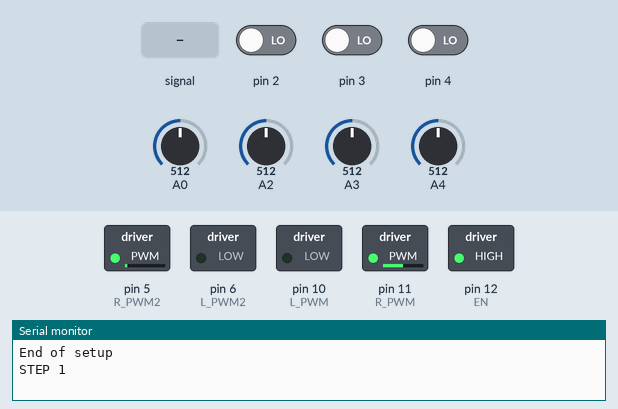
Simulated run of this sketch. Board: Arduino Uno, built with avr-gcc and run on an emulated ATmega328P. Parts: switched loads named in the sketch (green lamp = pin HIGH), the last lines printed to the serial monitor. Dashed ring = blinking. The inputs (shaded band) are chosen by the test bench; at power-on: pin 2 LOW, A4 = 512, A3 = 512, pin 3 LOW, pin 4 LOW, A0 = 512, A2 = 512.

Above: at 2.2 s.
2.3 s: A3 fed a 200 Hz sine of ±460 counts around its level
At 4.5 s:
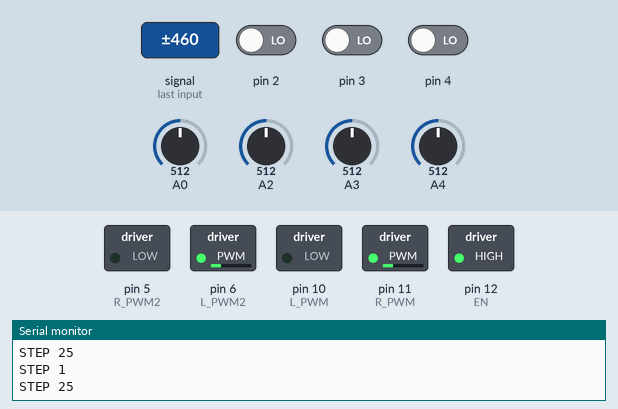
5.3 s: pin 2 driven HIGH
8.3 s: A4 set to 593
11.3 s: A4 set to 629
At 12.5 s:
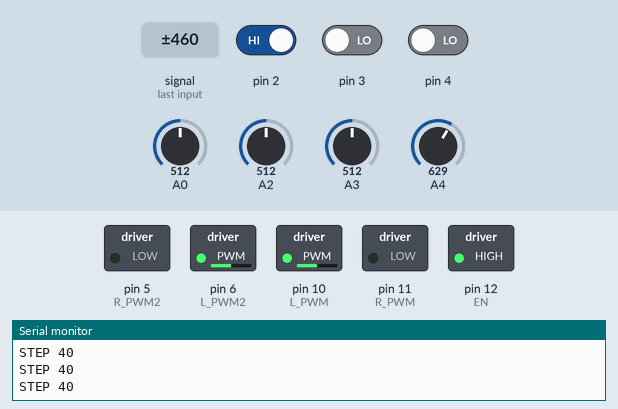
12.9 s: A3 set to 595
At 13.7 s:
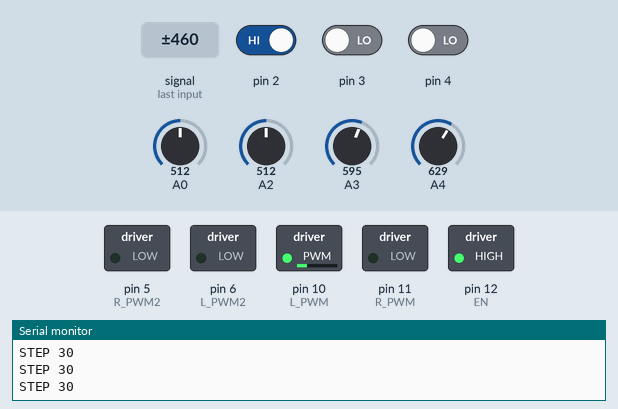
14.4 s: A3 set to 625
At 15.8 s:
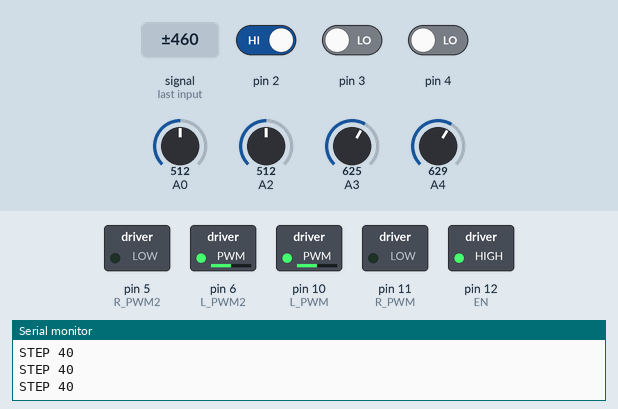
Timing chart, 0 to 16.9 s (numbered marks = the images above; inputs shaded):
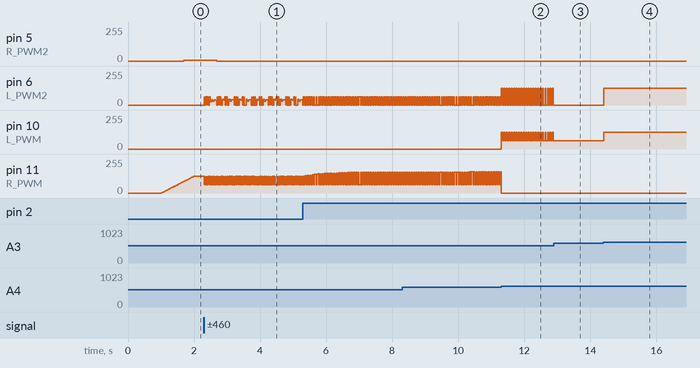

The sketch:

Sumo--Full_test.ino
```cpp
/*
   STEPS:
    Front IR = 10
    Right IR = 15
    Left IR = 20

    Right ML2 = 25
    Left ML2 = 30
    Back ML2 = 35
    Right & Left ML2 = 40
*/

#include <Ramp.h>

#define frontIR_step 10
#define rightIR_step 15
#define leftIR_step 20

#define rightML2_step 25
#define leftML2_step 30
#define backML2_step 35
#define rightLeftML2_step 40

ramp LM_R;  // Left motor R_PWM
ramp LM_L;  // Left motor L_PWM
ramp RM_R;  // Right motor R_PWM
ramp RM_L;  // Right motor L_PWM

// ========== 5 second delay ==========
int b_pin = 13;
bool delayed;

// ====================== WIP ======================
struct sensor {
  int mode; // 0 = digital; 1 = analog
  int pin;
  bool reading;

  void init(int _pin, int _mode) {
    pin = _pin;
    mode = _mode;
    if (mode == 0) {
      pinMode(pin, INPUT);
    }
  }

  void readSensor(int limit = 0) { // ignore limit of sensor is digital
    if (mode == 0) reading = digitalRead(pin);
    else {
      if (analogRead(pin) >= limit) reading =  true;
      else reading = false;
    }
  }
} frontIR, backIR, rightIR, rightIR2, leftIR, leftIR2, rightML2, leftML2;

// ========== BTS ==========
int EN = 12;
int R_PWM = 11;
int L_PWM = 10;

int R_PWM2 = 5;
int L_PWM2 = 6;

unsigned long currentMillis;
unsigned long prevMillis;
int stepFlag;

void setup() {
  // Sensors
  frontIR.init(2, 0);
  backIR.init(3, 0);
  rightIR.init(4, 0);
  leftIR.init(5, 0);
  rightIR2.init(A0, 1);
  leftIR2.init(A2, 1);
  rightML2.init(A3, 1);
  leftML2.init(A4, 1);

  // BTS
  pinMode(EN, OUTPUT);
  digitalWrite(EN, LOW);

  Serial.begin(9600);

  delay(1000);
  stepFlag = 1;
  digitalWrite(EN, HIGH);
  Serial.println("End of setup");
}

void loop() {
  Loop();
} // End of main loop

int mapSpeed(int _s) {
  byte s = map(_s, 0, 100, 0, 255);
  return s;
}

void Loop() {
  while (true) {
    currentMillis = millis();

    frontIR.readSensor();
    backIR.readSensor();
    rightIR.readSensor();
    leftIR.readSensor();
    rightIR2.readSensor(612);
    leftIR2.readSensor(612);
    rightML2.readSensor(612);
    leftML2.readSensor(612);

    if (frontIR.reading && stepFlag != frontIR_step) stepFlag = frontIR_step;
    else if (rightIR.reading && stepFlag != rightIR_step) stepFlag = rightIR_step;
    else if (leftIR.reading && stepFlag != leftIR_step) stepFlag = leftIR_step;

    if (rightML2.reading && leftML2.reading && stepFlag != rightLeftML2_step) stepFlag = rightLeftML2_step;
    else if (rightML2.reading && stepFlag != rightML2_step) stepFlag = rightML2_step;
    else if (leftML2.reading && stepFlag != leftML2_step) stepFlag = leftML2_step;
    //else if (backML2.reading == 000 && stepFlag != backML2_step) stepFlag = backML2_step;

    if (stepFlag == 1) {
      Serial.println("STEP 1");
      LM_R.go(mapSpeed(50), 1000);

      prevMillis = currentMillis;
      stepFlag = 2;
    }
    if (stepFlag == 2) {
      Forward(LM_R.update());

      prevMillis = currentMillis;
    }

    if (stepFlag == 10) { // Front IR
      Serial.println("STEP 10");
      LM_R.go(mapSpeed(100), 1000);

      prevMillis = currentMillis;
      stepFlag = 11;
    }
    if (stepFlag == 11) {
      Serial.println("STEP 11");
      Forward(LM_R.update());

      prevMillis = currentMillis;
    }

    if (stepFlag == 15) { // Right IR
      Serial.println("STEP 15");
      Right(50);

      prevMillis = currentMillis;
    }
    if (stepFlag == 20) { // Left IR
      Serial.println("STEP 20");
      Left(50);

      prevMillis = currentMillis;
    }

    if (stepFlag == 25) { // Right ML2
      Serial.println("STEP 25");
      Right(mapSpeed(25));

      prevMillis = currentMillis;
    }
    if (stepFlag == 30) { // Left ML2
      Serial.println("STEP 30");
      Left(mapSpeed(25));

      prevMillis = currentMillis;
    }
    if (stepFlag == 35) { // Back ML2
      Serial.println("STEP 30");

      prevMillis = currentMillis;
    }
    if (stepFlag == 40) {
      Serial.println("STEP 40");
      Backward(mapSpeed(50));

      prevMillis = currentMillis;
      stepFlag = 41;
    }
    if (stepFlag == 41 && currentMillis - prevMillis == 1000) {
      Serial.println("STEP 41");
      Right(mapSpeed(75));

      prevMillis = currentMillis;
    }

    if (stepFlag != 2) stepFlag = 1;
  }
}

void Forward(byte s) {
  analogWrite(R_PWM, s);
  analogWrite(L_PWM, 0);
  analogWrite(R_PWM2, s);
  analogWrite(L_PWM2, 0);
}

void Backward(byte s) {
  analogWrite(R_PWM, 0);
  analogWrite(L_PWM, s);
  analogWrite(R_PWM2, 0);
  analogWrite(L_PWM2, s);
}

void Right(byte s) {
  analogWrite(R_PWM, s);
  analogWrite(L_PWM, 0);
  analogWrite(R_PWM2, 0);
  analogWrite(L_PWM2, s);
}

void Left(byte s) {
  analogWrite(R_PWM, 0);
  analogWrite(L_PWM, s);
  analogWrite(R_PWM2, s);
  analogWrite(L_PWM2, 0);
}


// ====================== WIP ======================
bool wait(unsigned long duration) {
  duration += millis();

  if (millis <= duration) {
    return true;
  }
  else wait(duration - millis());
}
```

Measured:
- the behaviour switches between 611 and 612 on A4 (found by bisection; images 1 and 2)
- the behaviour switches between 611 and 612 on A3 (found by bisection; images 3 and 4)
- after the input at 2.3 s, pin 5 (R_PWM2): 6/255 → 0/255 after 0.39 s; pin 11 (R_PWM): alternates 127/255 for 0.01 s and 63/255 for 0.01 s, starting at once
- after the input at 11.3 s, pin 10 (L_PWM): alternates 127/255 for 0.03 s and 63/255 for 0.05 s, starting at once
- after the input at 12.9 s, pin 6 (L_PWM2): stops changing and stays 0/255; pin 10 (L_PWM): stops changing and stays 63/255
- after the input at 14.4 s, pin 6 (L_PWM2): 0/255 → 127/255 at once; pin 10 (L_PWM): 63/255 → 127/255 at once
- by itself, pin 6 (L_PWM2): alternates 63/255 for 0.03 s and 0/255 for 0.05 s
